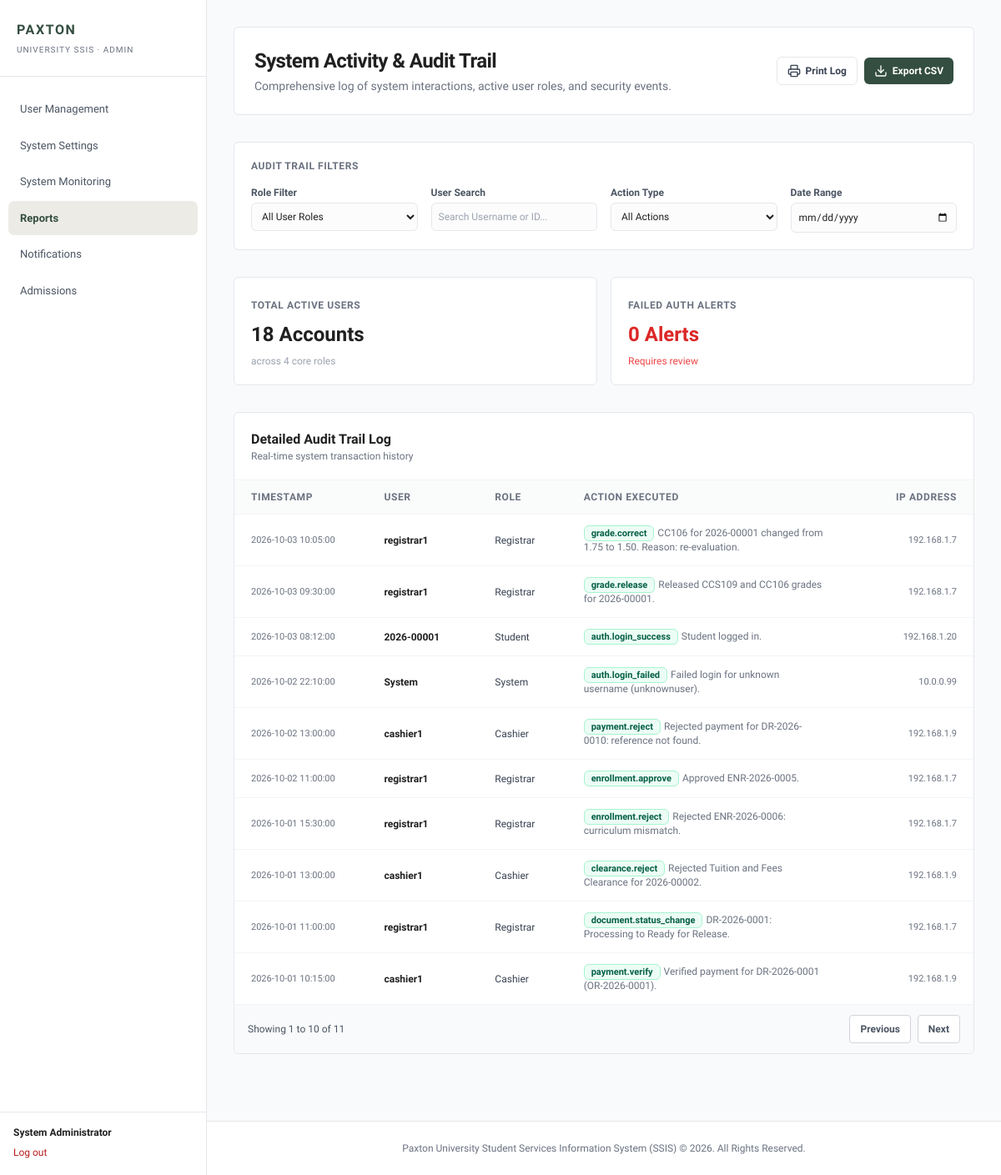
Page /php/admin/report.php (signed in) on the committed database.
### tables this page shows
CREATE TABLE audit_logs (
  id BIGINT UNSIGNED NOT NULL AUTO_INCREMENT,
  user_id INT UNSIGNED NULL,
  action VARCHAR(60) NOT NULL,
  entity VARCHAR(40) NULL,
  entity_id INT UNSIGNED NULL,
  details TEXT NULL,
  ip_address VARCHAR(45) NULL,
  created_at TIMESTAMP NOT NULL DEFAULT CURRENT_TIMESTAMP,
  PRIMARY KEY (id),
  KEY idx_audit_user (user_id),
  KEY idx_audit_action (action),
  KEY idx_audit_entity (entity, entity_id),
  KEY idx_audit_created (created_at),
  CONSTRAINT fk_audit_user FOREIGN KEY (user_id)
    REFERENCES users (id) ON DELETE RESTRICT ON UPDATE RESTRICT
);

CREATE TABLE users (
  id INT UNSIGNED NOT NULL AUTO_INCREMENT,
  username VARCHAR(50) NOT NULL,
  email VARCHAR(120) NULL,
  password_hash VARCHAR(255) NOT NULL,
  role ENUM('Student','Applicant','Registrar','Cashier','Department','Admin') NOT NULL,
  department_id INT UNSIGNED NULL,
  full_name VARCHAR(120) NULL,
  status ENUM('Active','Inactive') NOT NULL DEFAULT 'Active',
  must_change_password TINYINT(1) NOT NULL DEFAULT 0,
  password_changed_at DATETIME NULL,
  last_login DATETIME NULL,
  created_at TIMESTAMP NOT NULL DEFAULT CURRENT_TIMESTAMP,
  updated_at TIMESTAMP NOT NULL DEFAULT CURRENT_TIMESTAMP ON UPDATE CURRENT_TIMESTAMP,
  PRIMARY KEY (id),
  UNIQUE KEY uq_users_username (username),
  UNIQUE KEY uq_users_email (email),
  KEY idx_users_role (role),
  KEY idx_users_status (status),
  KEY idx_users_department (department_id),
  CONSTRAINT fk_users_department FOREIGN KEY (department_id)
    REFERENCES departments (id) ON DELETE RESTRICT ON UPDATE RESTRICT,
  CONSTRAINT chk_users_dept_role CHECK (
    (role = 'Department' AND department_id IS NOT NULL) OR
    (role <> 'Department' AND department_id IS NULL))
);

### models/Database.php (called while the page is built, shortened)
<?php
final class Database
{
    private static ?PDO $connection = null;
    public static function getConnection(): PDO
    {
        if (self::$connection instanceof PDO) {
            return self::$connection;
        }
        $host = self::environmentValue('SSIS_DB_HOST', '127.0.0.1');
        $port = self::environmentValue('SSIS_DB_PORT', '3306');
        $name = self::environmentValue('SSIS_DB_NAME', 'ssis_db');
        $user = self::environmentValue('SSIS_DB_USER', 'root');
        $password = self::environmentValue('SSIS_DB_PASSWORD', '');
        $dsn = sprintf(
            'mysql:host=%s;port=%s;dbname=%s;charset=utf8mb4',
            $host,
            $port,
            $name
        );
        self::$connection = new PDO($dsn, $user, $password, [
            PDO::ATTR_ERRMODE => PDO::ERRMODE_EXCEPTION,
            PDO::ATTR_DEFAULT_FETCH_MODE => PDO::FETCH_ASSOC,
            PDO::ATTR_EMULATE_PREPARES => false,
        ]);
        return self::$connection;
    }
    private static function environmentValue(string $key, string $default): string
    {
        $value = getenv($key);
        return $value === false ? $default : $value;
    }
}

### php/includes/audit-page-data.php (called while the page is built, shortened)
<?php
require_once __DIR__ . '/../../models/AuditLog.php';
try {
    $auditModel = new AuditLog(Database::getConnection());
    $auditEntries = $auditModel->getEntries([], 500);
} catch (Throwable $exception) {
    error_log('SSIS admin audit page failed: ' . $exception->getMessage());
    http_response_code(503);
    exit('Audit history is temporarily unavailable. Please try again later.');
}
$auditFilterAction = static function (string $action): string {
    $upper = strtoupper($action);
    if (str_contains($upper, 'LOGIN') || str_contains($upper, 'LOGOUT') || str_contains($upper, 'AUTH')) { return 'Login'; }
    if (str_contains($upper, 'PAYMENT')) { return 'PAYMENT'; }
    if (str_contains($upper, 'DISABLE') || str_contains($upper, 'DELETE') || str_contains($upper, 'REJECT')) { return 'DISABLE'; }
    if (str_contains($upper, 'UPDATE') || str_contains($upper, 'EDIT') || str_contains($upper, 'MODIFY')) { return 'UPDATE'; }
    return 'CREATE';
};
?>

### models/AuditLog.php (called while the page is built, shortened)
<?php
final class AuditLog
{
    public function getEntries(array $filters = [], int $limit = 250): array
    {
        $conditions = [];
        $parameters = [];
        $where = $conditions ? 'WHERE ' . implode(' AND ', $conditions) : '';
        $limit = max(1, min(1000, $limit));
        $statement = $this->db->prepare(
            "SELECT audit.id, audit.action, audit.entity, audit.entity_id, audit.details,
                    audit.ip_address, audit.created_at,
                    COALESCE(account.full_name, account.username, 'System') AS full_name,
                    account.username, account.role
             FROM audit_logs audit LEFT JOIN users account ON account.id = audit.user_id
             $where ORDER BY audit.created_at DESC, audit.id DESC LIMIT $limit"
        );
        $statement->execute($parameters);
        return $statement->fetchAll();
    }
}

### php/includes/audit-report-rows.php (the view, shortened to what this page needs)
<?php foreach ($auditEntries as $entry): ?><tr class="audit-row" data-role="<?= $auditEsc($entry['role'] ?? 'System') ?>" data-action="<?= $auditEsc($auditFilterAction((string) $entry['action'])) ?>" data-date="<?= $auditEsc(date('Y-m-d', strtotime($entry['created_at']))) ?>">
    <td class="py-3.5 px-5 font-display text-[11px] text-gray-500 whitespace-nowrap"><?= $auditEsc($entry['created_at']) ?></td>
    <td class="py-3.5 px-5 font-semibold text-brand-dark break-words"><?= $auditEsc($entry['username'] ?: 'System') ?></td>
    <td class="py-3.5 px-5 break-words"><?= $auditEsc($entry['role'] ?: 'System') ?></td>
    <td class="py-3.5 px-5 break-words"><span class="font-display text-[11px] font-bold text-emerald-800 bg-emerald-50 px-2 py-0.5 rounded-md border border-emerald-200"><?= $auditEsc($entry['action']) ?></span><span class="text-gray-500 ml-1"><?= $auditEsc($entry['details']) ?></span></td>
    <td class="py-3.5 px-5 text-right font-display text-[11px] text-gray-500 whitespace-nowrap"><?= !empty($entry['ip_address']) ? $auditEsc($entry['ip_address']) : '&mdash;' ?></td>
</tr><?php endforeach; ?>

### php/component/sidebar.php (style rules this page uses)
@media (min-width:1024px) { body { padding-left: 248px } }

### rows in the picture
audit_logs: created_at "2026-10-03 10:05:00", user.username "registrar1", user.role "Registrar", action "grade.correct", details "CC106 for 2026-00001 changed from 1.75 to 1.50. Reason: re-evaluation.", ip_address "192.168.1.7"
audit_logs: created_at "2026-10-03 09:30:00", user.username "registrar1", user.role "Registrar", action "grade.release", details "Released CCS109 and CC106 grades for 2026-00001.", ip_address "192.168.1.7"
audit_logs: created_at "2026-10-03 08:12:00", user.username "2026-00001", user.role "Student", action "auth.login_success", details "Student logged in.", ip_address "192.168.1.20"
audit_logs: created_at "2026-10-02 22:10:00", username "System", role "System", action "auth.login_failed", details "Failed login for unknown username (unknownuser).", ip_address "10.0.0.99"
audit_logs: created_at "2026-10-02 13:00:00", user.username "cashier1", user.role "Cashier", action "payment.reject", details "Rejected payment for DR-2026-0010: reference not found.", ip_address "192.168.1.9"
audit_logs: created_at "2026-10-02 11:00:00", user.username "registrar1", user.role "Registrar", action "enrollment.approve", details "Approved ENR-2026-0005.", ip_address "192.168.1.7"
audit_logs: created_at "2026-10-01 15:30:00", user.username "registrar1", user.role "Registrar", action "enrollment.reject", details "Rejected ENR-2026-0006: curriculum mismatch.", ip_address "192.168.1.7"
audit_logs: created_at "2026-10-01 13:00:00", user.username "cashier1", user.role "Cashier", action "clearance.reject", details "Rejected Tuition and Fees Clearance for 2026-00002.", ip_address "192.168.1.9"
audit_logs: created_at "2026-10-01 11:00:00", user.username "registrar1", user.role "Registrar", action "document.status_change", details "DR-2026-0001: Processing to Ready for Release.", ip_address "192.168.1.7"
audit_logs: created_at "2026-10-01 10:15:00", user.username "cashier1", user.role "Cashier", action "payment.verify", details "Verified payment for DR-2026-0001 (OR-2026-0001).", ip_address "192.168.1.9"

### other values in the picture
$role "ADMIN"
$label "User Management"
$label "System Settings"
$label "System Monitoring"
$label "Reports"
$label "Notifications"
$label "Admissions"
$name "System Administrator"
$auditSummary['active_users'] "18"
$auditSummary['failed_logins'] "0"
